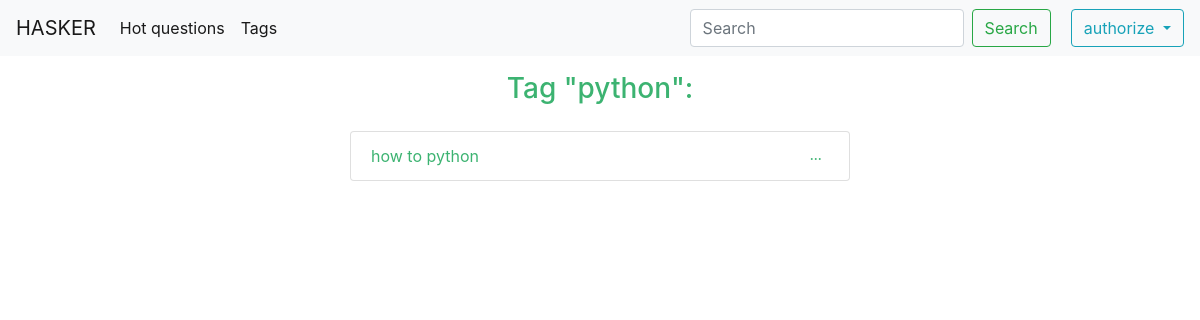
Page /hasker/tags/python on the earlier database version.
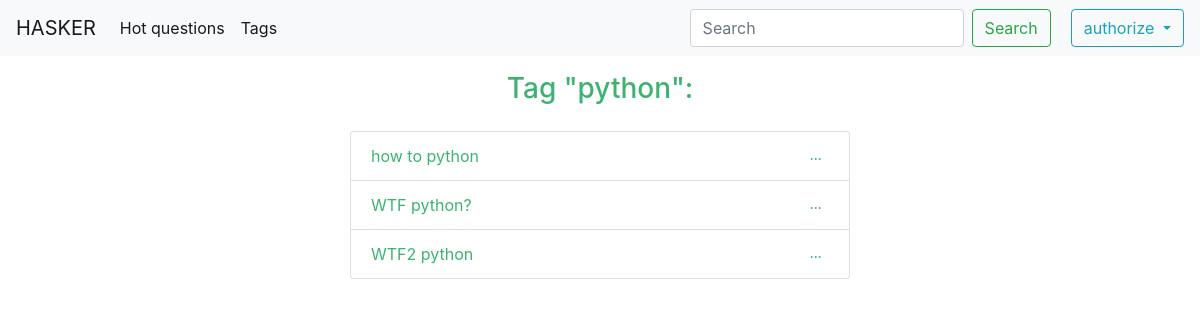
Same page on the later database version.
### forum/models.py (models this page shows, shortened)
class Question(models.Model):
    title = models.CharField(max_length=144, db_index=True)
    content = models.TextField()
    slug = models.SlugField(max_length=72, unique=True)
    pub_date = models.DateField(auto_now_add=True)
    author = models.ForeignKey(settings.AUTH_USER_MODEL, on_delete=models.CASCADE)
    tags = models.ManyToManyField(Tag, blank=True, related_name='questions')
    class Meta:
        ordering = ('-pub_date',)

### forum/views.py (the view)
# urls.py: path('tags/<tag>', tag_questions, name='tag_questions_list'),
def tag_questions(request, tag):
    queryset = Question.objects.filter(tags__name=tag)
    return render(request, 'forum/tag_questions_list.html', {'questions': queryset, 'tagname': tag})

### forum/templates/forum/tag_questions_list.html
{% extends 'forum/base_forum.html' %}
{% block content %}
    <h3 style="text-align: center; color: MediumSeaGreen; margin-top: 16px;">Tag "{{ tagname }}":</h3>
    <ul class="list-group" style="margin-top: 25px;">
        {% for q in questions %}
            <li class="list-group-item d-flex justify-content-between align-items-center">
                <a href="#" style="color: MediumSeaGreen">{{ q.title }}</a>
                <span class="badge success badge-pill">...</span>
            </li>
        {% endfor %}
    </ul>
{% endblock %}

Differences in the rows shown:
added Question: title "WTF python?"
added Question: title "WTF2 python"
